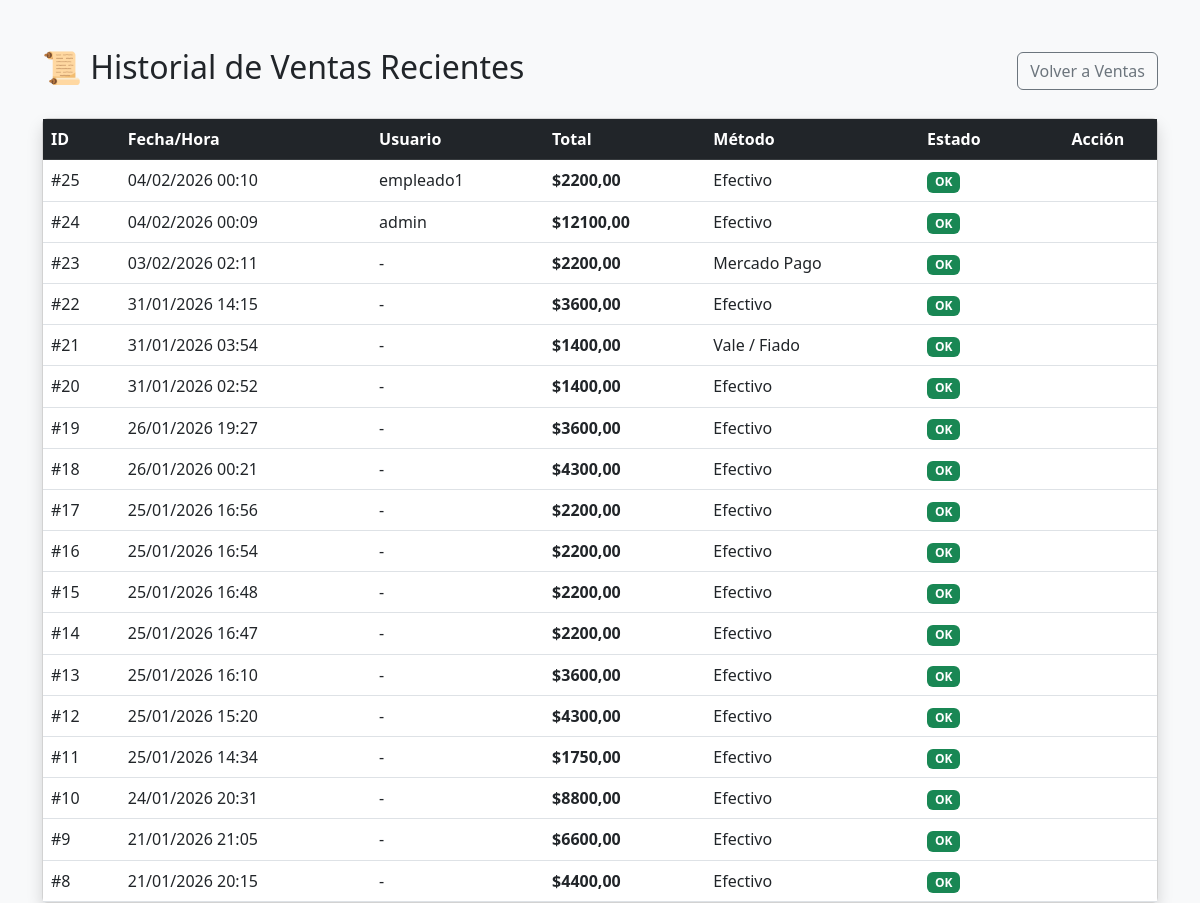
/historial/ (signed in), run on the app's committed database.
### gestion/models.py (models this page shows, shortened)
class Venta(models.Model):
    METODOS_PAGO = [
        ('EFECTIVO', 'Efectivo'),
        ('MERCADOPAGO', 'Mercado Pago'),
        ('DEBITO', 'Débito'),
        ('CREDITO', 'Crédito'),
        ('VALE', 'Vale / Fiado'),
    ]
    sesion = models.ForeignKey(SesionCaja, on_delete=models.PROTECT, related_name='ventas')
    usuario = models.ForeignKey(User, on_delete=models.PROTECT, null=True)
    cliente = models.ForeignKey(Cliente, on_delete=models.SET_NULL, null=True, blank=True)
    fecha = models.DateTimeField(default=timezone.now)
    total = models.DecimalField(max_digits=12, decimal_places=2, default=0)
    metodo_pago = models.CharField(max_length=20, choices=METODOS_PAGO, default='EFECTIVO')
    anulada = models.BooleanField(default=False)

### gestion/views.py (the view)
# urls.py: path('historial/', views.historial_ventas, name='historial_ventas'),
@login_required
def historial_ventas(request):
    ventas_lista = Venta.objects.all().order_by('-fecha')[:50]
    return render(request, 'gestion/historial_ventas.html', {'ventas': ventas_lista})

### gestion/templates/gestion/historial_ventas.html (shortened to what this page needs)
<!DOCTYPE html>
<html lang="es">
<head>
    <link href="https://cdn.jsdelivr.net/npm/bootstrap@5.3.0/dist/css/bootstrap.min.css" rel="stylesheet">
</head>
<body class="bg-light">
    <div class="container mt-5">
        <div class="d-flex justify-content-between align-items-center mb-4">
            <h2>📜 Historial de Ventas Recientes</h2>
            <a href="{% url 'ventas' %}" class="btn btn-outline-secondary">Volver a Ventas</a>
        </div>
        <div class="card shadow">
            <div class="table-responsive">
                <table class="table table-hover mb-0">
                    <thead class="table-dark">
                        <tr>
                            <th>ID</th>
                            <th>Fecha/Hora</th>
                            <th>Usuario</th>
                            <th>Total</th>
                            <th>Método</th>
                            <th>Estado</th>
                            <th class="text-center">Acción</th>
                        </tr>
                    </thead>
                    <tbody>
                        {% for v in ventas %}
                        <tr class="{% if v.anulada %}table-danger{% endif %}">
                            <td>#{{ v.id }}</td>
                            <td>{{ v.fecha|date:"d/m/Y H:i" }}</td>
                            <td>{{ v.usuario.username|default:"-" }}</td>
                            <td class="fw-bold">${{ v.total }}</td>
                            <td>{{ v.get_metodo_pago_display }}</td>
                            <td>
                                {% if v.anulada %}
                                    <span class="badge bg-danger">ANULADA</span>
                                {% else %}
                                    <span class="badge bg-success">OK</span>
                                {% endif %}
                            </td>
                            <td class="text-center">
                            </td>
                        </tr>
                        {% endfor %}
                    </tbody>
                </table>
            </div>
        </div>
    </div>
</body>
</html>

### data on the page
Venta: id "25", fecha "04/02/2026 00:10", usuario.username "empleado1", total "2200,00", metodo_pago "Efectivo", anulada "OK"
Venta: id "24", fecha "04/02/2026 00:09", usuario.username "admin", total "12100,00", metodo_pago "Efectivo", anulada "OK"
Venta: id "23", fecha "03/02/2026 02:11", usuario.username "-", total "2200,00", metodo_pago "Mercado Pago", anulada "OK"
Venta: id "22", fecha "31/01/2026 14:15", usuario.username "-", total "3600,00", metodo_pago "Efectivo", anulada "OK"
Venta: id "21", fecha "31/01/2026 03:54", usuario.username "-", total "1400,00", metodo_pago "Vale / Fiado", anulada "OK"
Venta: id "20", fecha "31/01/2026 02:52", usuario.username "-", total "1400,00", metodo_pago "Efectivo", anulada "OK"
Venta: id "19", fecha "26/01/2026 19:27", usuario.username "-", total "3600,00", metodo_pago "Efectivo", anulada "OK"
Venta: id "18", fecha "26/01/2026 00:21", usuario.username "-", total "4300,00", metodo_pago "Efectivo", anulada "OK"
Venta: id "17", fecha "25/01/2026 16:56", usuario.username "-", total "2200,00", metodo_pago "Efectivo", anulada "OK"
Venta: id "16", fecha "25/01/2026 16:54", usuario.username "-", total "2200,00", metodo_pago "Efectivo", anulada "OK"
Venta: id "15", fecha "25/01/2026 16:48", usuario.username "-", total "2200,00", metodo_pago "Efectivo", anulada "OK"
Venta: id "14", fecha "25/01/2026 16:47", usuario.username "-", total "2200,00", metodo_pago "Efectivo", anulada "OK"
Venta: id "13", fecha "25/01/2026 16:10", usuario.username "-", total "3600,00", metodo_pago "Efectivo", anulada "OK"
Venta: id "12", fecha "25/01/2026 15:20", usuario.username "-", total "4300,00", metodo_pago "Efectivo", anulada "OK"
Venta: id "11", fecha "25/01/2026 14:34", usuario.username "-", total "1750,00", metodo_pago "Efectivo", anulada "OK"
Venta: id "10", fecha "24/01/2026 20:31", usuario.username "-", total "8800,00", metodo_pago "Efectivo", anulada "OK"
Venta: id "9", fecha "21/01/2026 21:05", usuario.username "-", total "6600,00", metodo_pago "Efectivo", anulada "OK"
Venta: id "8", fecha "21/01/2026 20:15", usuario.username "-", total "4400,00", metodo_pago "Efectivo", anulada "OK"
